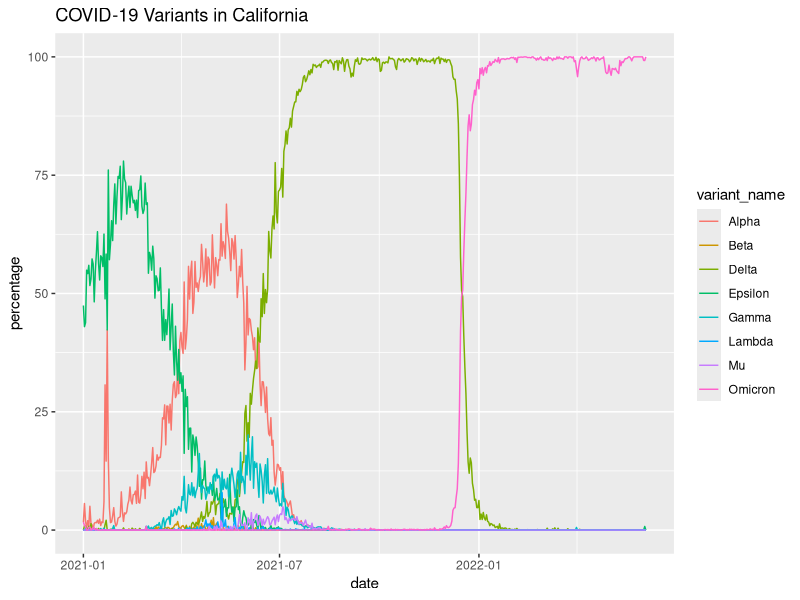

Recreate this plot in R.
## ---- chunk 1
library(ggplot2)
library(dplyr)

## ---- chunk 2
data <- read.csv('covid19_variants.csv')

data$date <- as.Date(data$date) 
## ---- chunk 3
data <- data %>%
  filter(data$variant_name !='Other' & data$variant_name != 'Total')
## ---- chunk 4
ggplot(data=data, aes(x=date, y=percentage, color=variant_name)) +
  geom_line() + ggtitle("COVID-19 Variants in California")
